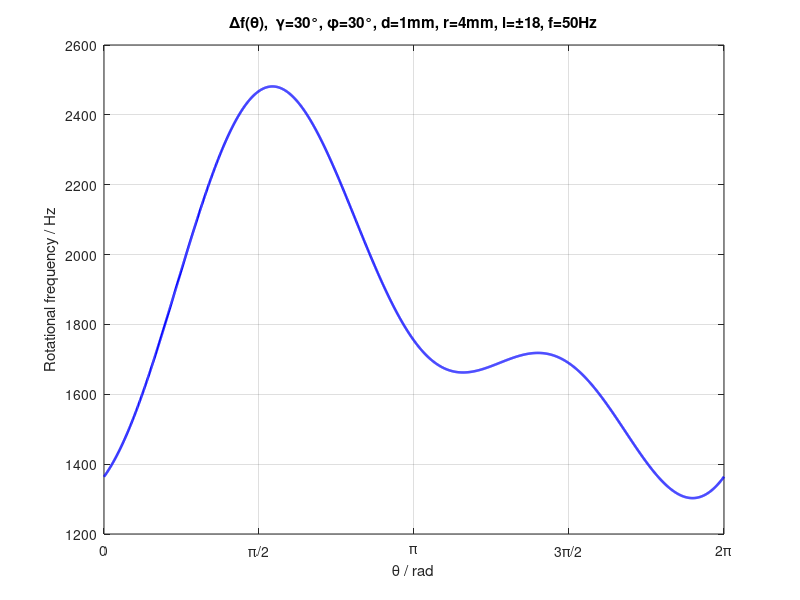
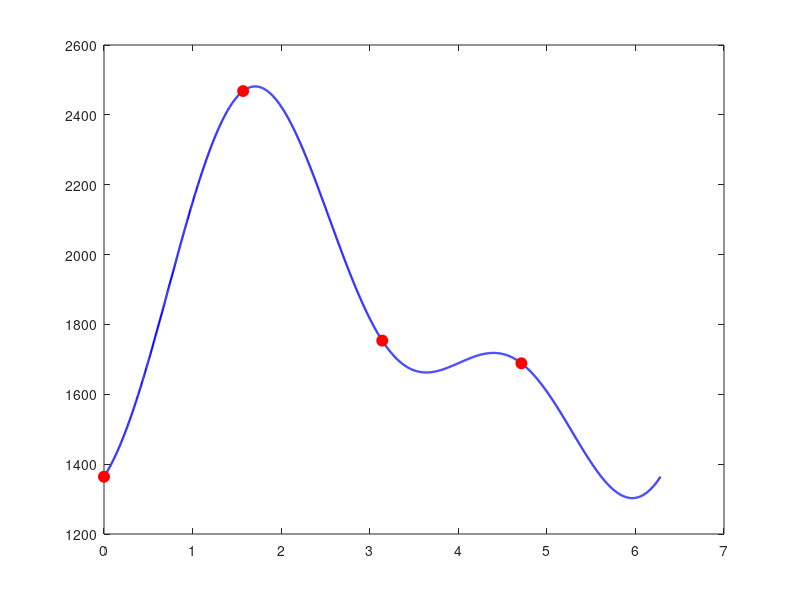

Recreate these plots in MATLAB, in order. (Note: this script raises an error after producing the figures.)
%% 复现《涡旋光任意入射条件下的旋转物体转速探测》
%  红外与激光工程 2021, 50(9): 20210451  丁友, 丁源圣, 邱松, 刘通, 任元
%
%  复现内容:
%    [1] 公式(10) 任意入射条件下旋转多普勒频移分布 Δf(θ)
%    [2] 文献图3: γ=30°, φ=30°, d=1 mm, r=4 mm, l=±18, f=50 Hz
%    [3] 公式(11)(12) 特征点提取旋转频率方法验证
%    [4] 频谱仿真: 垂直入射单峰 vs 任意入射展宽
%
%  输出图: results/fig3_theory_curve.png
%          results/fig_special_points.png
%          results/fig_spectrum_aligned.png
%          results/fig_spectrum_general.png
%          results/fig_cases_compare.png

clear; clc; close all;

%% ============ 基础参数（文献取值） ============
l     = 18;        % 拓扑荷数（叠加态 ±l）
f_rot = 50;        % 物体旋转频率 (Hz)
Omega = 2*pi*f_rot;% 角速度 (rad/s)
r     = 4e-3;      % 涡旋光半径 (m)
d     = 1e-3;      % 光斑中心横向位移 (m)
gamma = 30*pi/180; % 倾斜角
phi   = 30*pi/180; % 光斑中心-旋转中心连线与长轴夹角

base = l*Omega/pi; % 对准入射频移 lΩ/π = 1800 Hz

fprintf('===== 复现开始 =====\n');
fprintf('基准频移 lΩ/π = %.2f Hz\n', base);

%% ============ [1][2] 复现公式(10) 与文献图3 ============
theta = linspace(0, 2*pi, 2001);

% 公式(10): Δf(θ) = (lΩ/π)[ sin²θ/cosγ + cosγ·cos²θ
%                              + (d/r)(sinθ·cosφ − cosθ·sinφ·cosγ) ]
Df = base .* ( sin(theta).^2 / cos(gamma) ...
             + cos(gamma) .* cos(theta).^2 ...
             + (d/r) .* (sin(theta).*cos(phi) - cos(theta).*sin(phi).*cos(gamma)) );

fprintf('频移范围: [%.2f, %.2f] Hz\n', min(Df), max(Df));

% --- 图3 复现 ---
fig = figure('Position', [100 100 720 460], 'Color', 'w');
plot(theta, Df, 'b-', 'LineWidth', 1.8);
xlim([0 2*pi]); xticks(0:pi/2:2*pi);
xticklabels({'0','π/2','π','3π/2','2π'});
grid on; box on;
xlabel('\theta / rad'); ylabel('Rotational frequency / Hz');
title(sprintf('\\Deltaf(\\theta),  \\gamma=30°, \\phi=30°, d=1mm, r=4mm, l=±18, f=%.0fHz', f_rot));
saveas(fig, fullfile('results', 'fig3_theory_curve.png'));
close(fig);

%% ============ [3] 特征点提取方法验证 (公式11,12) ============
% 特殊角度 θ = 0, π/2, π, 3π/2
Df_0    = base*(cos(gamma) - (d/r)*sin(phi)*cos(gamma));
Df_pi2  = base*(1/cos(gamma) + (d/r)*cos(phi));
Df_pi   = base*(cos(gamma) + (d/r)*sin(phi)*cos(gamma));
Df_3pi2 = base*(1/cos(gamma) - (d/r)*cos(phi));

fprintf('\n特征点频移:\n');
fprintf('  θ=0:     %.2f Hz\n', Df_0);
fprintf('  θ=π/2:   %.2f Hz\n', Df_pi2);
fprintf('  θ=π:     %.2f Hz\n', Df_pi);
fprintf('  θ=3π/2:  %.2f Hz\n', Df_3pi2);

% 公式(12) 提取 f_mod（文献: f_mod = lΩ/π）
% 正确形式(几何平均, 对偶点 d 项精确抵消):
%   f_mod = sqrt( (Δf_0+Δf_π)/2  ×  (Δf_π/2+Δf_3π/2)/2 ) = lΩ/π
f_mod = sqrt( ((Df_0 + Df_pi)/2) * ((Df_pi2 + Df_3pi2)/2) );
f_est = f_mod / (2*l);
fprintf('  f_mod = %.4f Hz, 提取转速 f = %.4f Hz (真值 %.2f Hz, 误差 %.4f%%)\n', ...
    f_mod, f_est, f_rot, abs(f_est-f_rot)/f_rot*100);

% --- 特征点图 ---
fig = figure('Position', [100 100 720 460], 'Color', 'w');
plot(theta, Df, 'b-', 'LineWidth', 1.6); hold on;
sp_theta = [0 pi/2 pi 3*pi/2];
sp_val   = [Df_0 Df_pi2 Df_pi Df_3pi2];
plot(sp_theta, sp_val, 'ro', 'MarkerSize', 8, 'MarkerFaceColor', 'r');
yline(base, 'k--', 'LineWidth', 1.2);
text(0.1, base*1.02, 'l\Omega/\pi', 'FontSize', 11);
xlim([0 2*pi]); xticks(0:pi/2:2*pi);
xticklabels({'0','π/2','π','3π/2','2π'});
grid on; box on;
xlabel('\theta / rad'); ylabel('Rotational frequency / Hz');
title('特征点提取: 红点 = θ=0,π/2,π,3π/2 处频移');
legend('Δf(θ)', '特征点', '基准 lΩ/π', 'Location', 'southeast');
saveas(fig, fullfile('results', 'fig_special_points.png'));
close(fig);

%% ============ [4] 频谱仿真: 对准 vs 任意入射 ============
% 散射点模型: 光斑上 Np 个散射点，θ 均匀分布，
% 每点反射信号频率 = 该点旋转多普勒频移 Δf(θ_k)
% 总信号: s(t) = Σ_k exp(i·2π·Δf(θ_k)·t) → 频谱 = 各频移贡献叠加

Np   = 400;        % 散射点数
T    = 2.0;        % 采样时长 s
Fs   = 50e3;       % 采样率
tvec = (0:round(T*Fs)-1) / Fs;

% --- (a) 对准入射: γ=d=φ=0, Δf = lΩ/π 常数 → 单峰 ---
s_aligned = exp(1i*2*pi*base*tvec);  % 单频

% --- (b) 任意入射: Δf(θ) 分布 → 展宽 ---
th_k = (0:Np-1)/Np * 2*pi;
Df_k = base .* ( sin(th_k).^2 / cos(gamma) ...
               + cos(gamma) .* cos(th_k).^2 ...
               + (d/r) .* (sin(th_k).*cos(phi) - cos(th_k).*sin(phi).*cos(gamma)) );
s_general = sum(exp(1i*2*pi*Df_k(:)*tvec), 1);

% 频谱
f_ax = linspace(0, Fs/2, numel(tvec)/2+1);
fft2amp = @(s) abs(fft(s(:))) / numel(s);

P_aligned = fft2amp(s_aligned);
P_aligned = P_aligned(1:numel(f_ax));
P_general = fft2amp(s_general);
P_general = P_general(1:numel(f_ax));

% 理论频移区间
Df_min = min(Df_k); Df_max = max(Df_k);
fprintf('\n任意入射理论频移区间: [%.2f, %.2f] Hz\n', Df_min, Df_max);

% --- 图: 对准入射频谱 ---
fig = figure('Position', [100 100 720 420], 'Color', 'w');
plot(f_ax, 20*log10(P_aligned/max(P_aligned)+eps), 'b-', 'LineWidth', 1.4);
xlim([base-300 base+300]); ylim([-60 2]);
grid on; box on;
xlabel('Frequency / Hz'); ylabel('Relative amplitude / dB');
title(sprintf('对准入射 (\\gamma=d=\\phi=0): 单峰 f = l\\Omega/\\pi = %.0f Hz', base));
saveas(fig, fullfile('results', 'fig_spectrum_aligned.png'));
close(fig);

% --- 图: 任意入射频谱 ---
fig = figure('Position', [100 100 720 420], 'Color', 'w');
plot(f_ax, 20*log10(P_general/max(P_general)+eps), 'b-', 'LineWidth', 1.4); hold on;
xline(Df_min, 'r--', 'LineWidth', 1.4);
xline(Df_max, 'r--', 'LineWidth', 1.4);
xlim([base-900 base+900]); ylim([-60 2]);
grid on; box on;
xlabel('Frequency / Hz'); ylabel('Relative amplitude / dB');
title(sprintf('任意入射 (\\gamma=30°, \\phi=30°, d=1mm): 频谱展宽 [%.0f, %.0f] Hz', Df_min, Df_max));
legend('频谱', '理论频移边界', 'Location', 'northeast');
saveas(fig, fullfile('results', 'fig_spectrum_general.png'));
close(fig);

%% ============ [5] 文献实验四种工况频移曲线对比 ============
% 工况: (γ, d, φ) = (20°,0,0) (20°,1mm,0) (20°,1mm,30°) + 对准
cases = { {20, 0,     0,  'γ=20°, d=0, φ=0'}, ...
          {20, 1e-3,  0,  'γ=20°, d=1mm, φ=0'}, ...
          {20, 1e-3, 30,  'γ=20°, d=1mm, φ=30°'} };

fig = figure('Position', [100 100 800 560], 'Color', 'w');
cols = lines(4);
hold on;
for k = 1:numel(cases)
    c = cases{k};
    g_ = c{1}*pi/180; d_ = c{2}; p_ = c{3}*pi/180;
    Df_k2 = base .* ( sin(theta).^2/cos(g_) + cos(g_).*cos(theta).^2 ...
                    + (d_/r).*(sin(theta).*cos(p_) - cos(theta).*sin(p_).*cos(g_)) );
    plot(theta, Df_k2, '-', 'Color', cols(k,:), 'LineWidth', 1.8, 'DisplayName', c{4});
end
yline(base, 'k--', 'LineWidth', 1.2, 'DisplayName', '对准 lΩ/π');
xlim([0 2*pi]); xticks(0:pi/2:2*pi);
xticklabels({'0','π/2','π','3π/2','2π'});
grid on; box on;
xlabel('\theta / rad'); ylabel('Rotational frequency / Hz');
title('不同入射条件下的旋转多普勒频移分布 (l=±18, f=50Hz)');
legend('Location', 'southeast');
saveas(fig, fullfile('results', 'fig_cases_compare.png'));
close(fig);

fprintf('\n===== 复现完成，图片已保存到 results/ =====\n');
